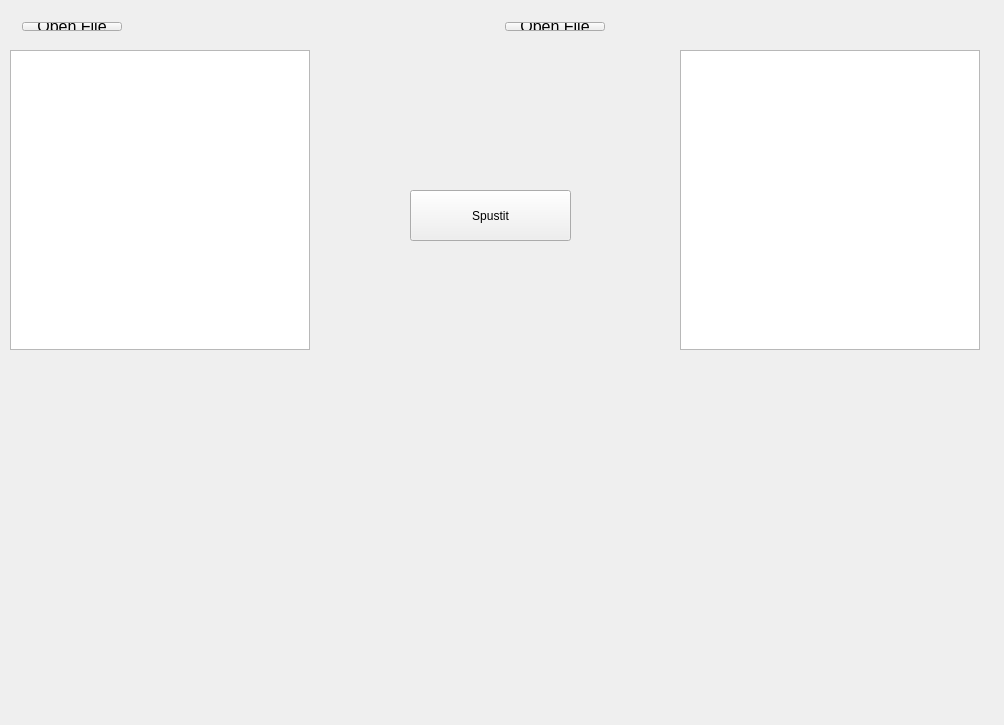
<?xml version="1.0" encoding="UTF-8"?>
<ui version="4.0">
 <class>frmMain</class>
 <widget class="QMainWindow" name="frmMain">
  <property name="geometry">
   <rect>
    <x>0</x>
    <y>0</y>
    <width>1004</width>
    <height>725</height>
   </rect>
  </property>
  <property name="windowTitle">
   <string>frmMain</string>
  </property>
  <widget class="QWidget" name="centralWidget">
   <widget class="QWidget" name="layoutWidget">
    <property name="geometry">
     <rect>
      <x>11</x>
      <y>11</y>
      <width>981</width>
      <height>31</height>
     </rect>
    </property>
    <layout class="QHBoxLayout" name="horizontalLayout_3">
     <item>
      <layout class="QHBoxLayout" name="horizontalLayout" stretch="0,1">
       <item>
        <widget class="QPushButton" name="btnOpenFile">
         <property name="minimumSize">
          <size>
           <width>100</width>
           <height>0</height>
          </size>
         </property>
         <property name="font">
          <font>
           <pointsize>12</pointsize>
          </font>
         </property>
         <property name="text">
          <string>Open File</string>
         </property>
        </widget>
       </item>
       <item>
        <widget class="QLabel" name="lblChosenFile">
         <property name="font">
          <font>
           <pointsize>12</pointsize>
          </font>
         </property>
         <property name="autoFillBackground">
          <bool>true</bool>
         </property>
         <property name="text">
          <string/>
         </property>
        </widget>
       </item>
      </layout>
     </item>
     <item>
      <layout class="QHBoxLayout" name="horizontalLayout_2" stretch="0,1">
       <item>
        <widget class="QPushButton" name="btnOpenFile_2">
         <property name="minimumSize">
          <size>
           <width>100</width>
           <height>0</height>
          </size>
         </property>
         <property name="font">
          <font>
           <pointsize>12</pointsize>
          </font>
         </property>
         <property name="text">
          <string>Open File</string>
         </property>
        </widget>
       </item>
       <item>
        <widget class="QLabel" name="lblChosenFile_2">
         <property name="font">
          <font>
           <pointsize>12</pointsize>
          </font>
         </property>
         <property name="autoFillBackground">
          <bool>true</bool>
         </property>
         <property name="text">
          <string/>
         </property>
        </widget>
       </item>
      </layout>
     </item>
    </layout>
   </widget>
   <widget class="QGraphicsView" name="graphicsView">
    <property name="geometry">
     <rect>
      <x>10</x>
      <y>50</y>
      <width>300</width>
      <height>300</height>
     </rect>
    </property>
    <property name="minimumSize">
     <size>
      <width>300</width>
      <height>300</height>
     </size>
    </property>
   </widget>
   <widget class="QGraphicsView" name="graphicsView2">
    <property name="geometry">
     <rect>
      <x>680</x>
      <y>50</y>
      <width>300</width>
      <height>300</height>
     </rect>
    </property>
    <property name="minimumSize">
     <size>
      <width>300</width>
      <height>300</height>
     </size>
    </property>
   </widget>
   <widget class="QPushButton" name="poustec">
    <property name="geometry">
     <rect>
      <x>410</x>
      <y>190</y>
      <width>161</width>
      <height>51</height>
     </rect>
    </property>
    <property name="text">
     <string>Spustit</string>
    </property>
   </widget>
   <widget class="QWidget" name="gridLayoutWidget">
    <property name="geometry">
     <rect>
      <x>10</x>
      <y>380</y>
      <width>971</width>
      <height>331</height>
     </rect>
    </property>
    <layout class="QGridLayout" name="gridLayout"/>
   </widget>
   <widget class="QLabel" name="labelVyp">
    <property name="geometry">
     <rect>
      <x>410</x>
      <y>250</y>
      <width>151</width>
      <height>20</height>
     </rect>
    </property>
    <property name="text">
     <string/>
    </property>
   </widget>
  </widget>
 </widget>
 <layoutdefault spacing="6" margin="11"/>
 <resources/>
 <connections/>
</ui>
